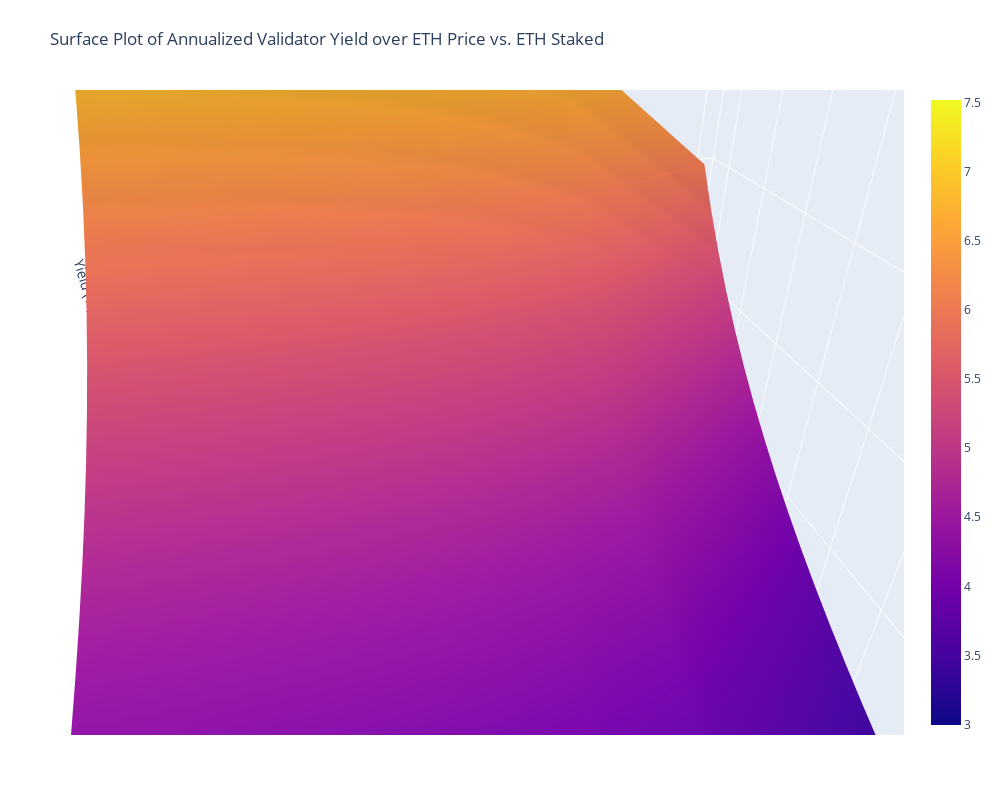

Notebook source saved alongside this figure:
### Code cell
visualizations.plot_validator_environment_yield_surface(x, y, z)

### Figure 1 — Plotly figure (JSON) as saved in the notebook; plotly's stock layout.template omitted (floating-point values rounded to 4 significant figures; data arrays with more than 128 entries replaced by an {"elided": "..."} marker saying what was removed)
{"data": [{"contours": {"z": {"project": {"z": true}, "show": true, "usecolormap": true}}, "type": "surface", "x": [100, 252.6, 405.3, 557.9, 710.5, 863.2, 1016.0, 1168.0, 1321.0, 1474.0, 1626.0, 1779.0, 1932.0, 2084.0, 2237.0, 2389.0, 2542.0, 2695.0, 2847.0, 3000], "y": [3868555, 4072000.0, 4276000.0, 4479000.0, 4683000.0, 4887000.0, 5090000.0, 5294000.0, 5497000.0, 5701000.0, 5905000.0, 6108000.0, 6312000.0, 6515000.0, 6719000.0, 6923000.0, 7126000.0, 7330000.0, 7534000.0, 7737110], "z": {"elided": "20x20 float values"}}], "layout": {"autosize": false, "height": 800, "margin": {"b": 65, "l": 65, "r": 50, "t": 90}, "scene": {"aspectmode": "auto", "aspectratio": {"x": 1, "y": 1, "z": 1}, "camera": {"center": {"x": 0, "y": 0, "z": 0}, "eye": {"x": 0.1478, "y": 0.7863, "z": 0.5087}, "projection": {"type": "perspective"}, "up": {"x": 0, "y": 0, "z": 1}}, "xaxis": {"title": {"text": "ETH Price ($/Ether)"}, "type": "log"}, "yaxis": {"title": {"text": "ETH Staked (Ether; Logarithmic axis)"}, "type": "linear"}, "zaxis": {"title": {"text": "Yield (%)"}, "type": "linear"}}, "title": {"text": "Surface Plot of Annualized Validator Yield over ETH Price vs. ETH Staked"}, "width": 1000}}
